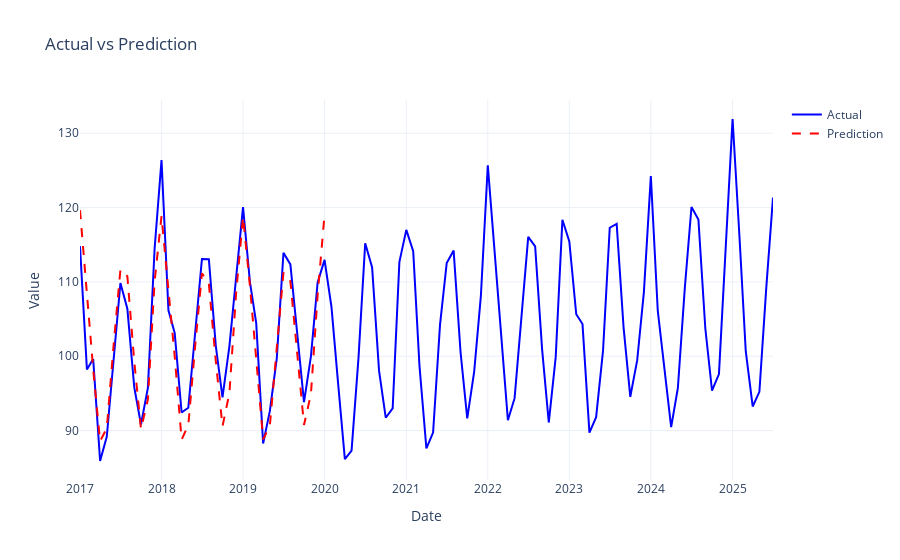

Notebook cell for this chart:
### Markdown cell above
### Aligning the observed and predicted values of the period '2017-01-01'- '2020-01-01'

### Code cell
import matplotlib.pyplot as plt
import pandas as pd
import plotly.graph_objects as go

plt.figure(figsize=(15, 6))

# Create the forecast DataFrame
future_forecast = pd.DataFrame(future_forecast, index=test.index, columns=['Prediction'])

# Combine the data
combined_data = pd.concat([test, future_forecast], axis=1)

# Create Plotly figure
fig = go.Figure()

# Add actual data
fig.add_trace(go.Scatter(
    x=combined_data.index,
    y=combined_data.iloc[:, 0],  # First column (actual data)
    mode='lines',
    name='Actual',
    line=dict(color='blue')
))

# Add prediction data
fig.add_trace(go.Scatter(
    x=combined_data.index,
    y=combined_data['Prediction'],
    mode='lines',
    name='Prediction',
    line=dict(color='red', dash='dash')
))

# Update layout
fig.update_layout(
    title='Actual vs Prediction',
    xaxis_title='Date',
    yaxis_title='Value',
    template='plotly_white'
)

fig.show()
